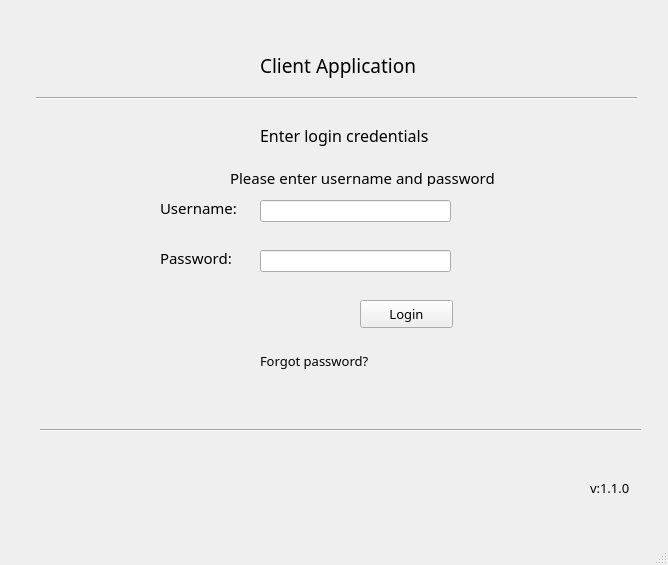
<?xml version="1.0" encoding="UTF-8"?>
<ui version="4.0">
 <class>MainWindow</class>
 <widget class="QMainWindow" name="MainWindow">
  <property name="geometry">
   <rect>
    <x>0</x>
    <y>0</y>
    <width>668</width>
    <height>565</height>
   </rect>
  </property>
  <property name="font">
   <font>
    <family>Product Sans</family>
    <pointsize>10</pointsize>
   </font>
  </property>
  <property name="windowTitle">
   <string>MainWindow</string>
  </property>
  <widget class="QWidget" name="centralwidget">
   <widget class="QLabel" name="label">
    <property name="geometry">
     <rect>
      <x>260</x>
      <y>50</y>
      <width>191</width>
      <height>31</height>
     </rect>
    </property>
    <property name="font">
     <font>
      <family>Product Sans</family>
      <pointsize>14</pointsize>
     </font>
    </property>
    <property name="text">
     <string>Client Application</string>
    </property>
   </widget>
   <widget class="Line" name="line">
    <property name="geometry">
     <rect>
      <x>36</x>
      <y>88</y>
      <width>601</width>
      <height>20</height>
     </rect>
    </property>
    <property name="orientation">
     <enum>Qt::Horizontal</enum>
    </property>
   </widget>
   <widget class="QLabel" name="label_2">
    <property name="geometry">
     <rect>
      <x>260</x>
      <y>120</y>
      <width>201</width>
      <height>31</height>
     </rect>
    </property>
    <property name="font">
     <font>
      <pointsize>12</pointsize>
     </font>
    </property>
    <property name="text">
     <string>Enter login credentials</string>
    </property>
   </widget>
   <widget class="QLabel" name="username">
    <property name="geometry">
     <rect>
      <x>160</x>
      <y>200</y>
      <width>91</width>
      <height>16</height>
     </rect>
    </property>
    <property name="font">
     <font>
      <pointsize>11</pointsize>
     </font>
    </property>
    <property name="text">
     <string>Username:</string>
    </property>
   </widget>
   <widget class="QLabel" name="password">
    <property name="geometry">
     <rect>
      <x>160</x>
      <y>250</y>
      <width>91</width>
      <height>16</height>
     </rect>
    </property>
    <property name="font">
     <font>
      <pointsize>11</pointsize>
     </font>
    </property>
    <property name="text">
     <string>Password:</string>
    </property>
   </widget>
   <widget class="QLineEdit" name="username_fld">
    <property name="geometry">
     <rect>
      <x>260</x>
      <y>200</y>
      <width>191</width>
      <height>22</height>
     </rect>
    </property>
   </widget>
   <widget class="QLineEdit" name="password_fld">
    <property name="geometry">
     <rect>
      <x>260</x>
      <y>250</y>
      <width>191</width>
      <height>22</height>
     </rect>
    </property>
    <property name="echoMode">
     <enum>QLineEdit::Password</enum>
    </property>
   </widget>
   <widget class="QPushButton" name="login_btn">
    <property name="geometry">
     <rect>
      <x>360</x>
      <y>300</y>
      <width>93</width>
      <height>28</height>
     </rect>
    </property>
    <property name="text">
     <string>Login</string>
    </property>
   </widget>
   <widget class="QLabel" name="label_5">
    <property name="geometry">
     <rect>
      <x>260</x>
      <y>350</y>
      <width>141</width>
      <height>21</height>
     </rect>
    </property>
    <property name="text">
     <string>Forgot password?</string>
    </property>
   </widget>
   <widget class="QLabel" name="label_6">
    <property name="geometry">
     <rect>
      <x>590</x>
      <y>480</y>
      <width>55</width>
      <height>16</height>
     </rect>
    </property>
    <property name="text">
     <string>v:1.1.0</string>
    </property>
   </widget>
   <widget class="Line" name="line_2">
    <property name="geometry">
     <rect>
      <x>40</x>
      <y>420</y>
      <width>601</width>
      <height>20</height>
     </rect>
    </property>
    <property name="orientation">
     <enum>Qt::Horizontal</enum>
    </property>
   </widget>
   <widget class="QLabel" name="label_3">
    <property name="geometry">
     <rect>
      <x>230</x>
      <y>170</y>
      <width>301</width>
      <height>16</height>
     </rect>
    </property>
    <property name="font">
     <font>
      <pointsize>11</pointsize>
      <underline>false</underline>
      <strikeout>false</strikeout>
      <kerning>true</kerning>
     </font>
    </property>
    <property name="text">
     <string>Please enter username and password</string>
    </property>
   </widget>
  </widget>
  <widget class="QMenuBar" name="menubar">
   <property name="geometry">
    <rect>
     <x>0</x>
     <y>0</y>
     <width>668</width>
     <height>26</height>
    </rect>
   </property>
  </widget>
  <widget class="QStatusBar" name="statusbar"/>
 </widget>
 <resources/>
 <connections/>
</ui>
